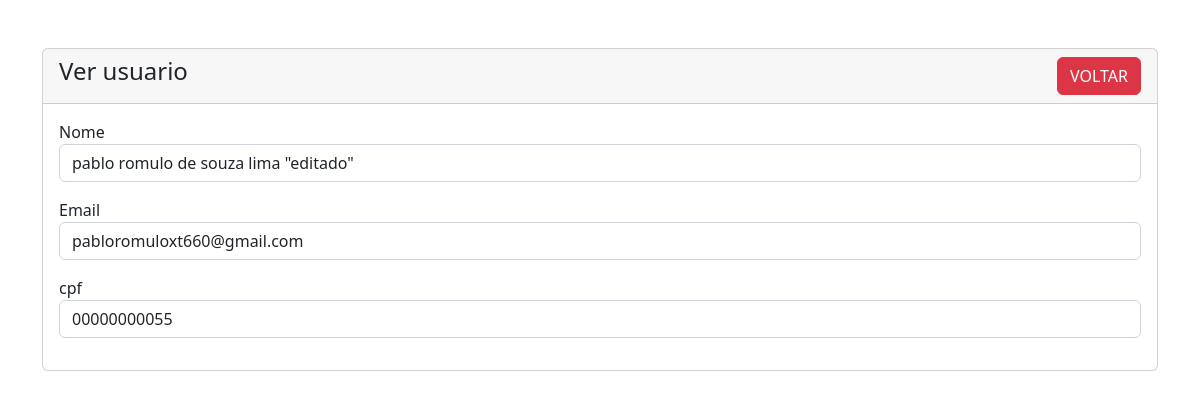
The page /pablo-view.php?id=12 on the database its author committed.
### tables this page shows
CREATE TABLE IF NOT EXISTS `usuarios` (
  `id` int NOT NULL AUTO_INCREMENT,
  `nome` varchar(191) NOT NULL,
  `email` varchar(191) NOT NULL,
  `cpf` varchar(191) NOT NULL,
  PRIMARY KEY (`id`)
);

### pablo-view.php (the view, shortened to what this page needs)
<?php
require 'dbcon.php';
?>
<!doctype html>
<html lang="pt-BR">
  <head>
    <link href="https://cdn.jsdelivr.net/npm/bootstrap@5.2.2/dist/css/bootstrap.min.css"
          rel="stylesheet"
>
</head>
<body>
    <div class="container mt-5">
        <div class="row">
            <div class="col-md-12">
                <div class="card">
                    <div class="card-header">
                        <h4>Ver usuario
                            <a href="index.php" class="btn btn-danger float-end">VOLTAR</a>
                        </h4>
                    </div>
                    <div class="card-body">
                        <?php
                        if(isset($_GET['id']))
                        {
                            $pablo_id = mysqli_real_escape_string($con, $_GET['id']);
                            $query = "SELECT * FROM usuarios WHERE id='$pablo_id' ";
                            $query_run = mysqli_query($con, $query);
                            if(mysqli_num_rows($query_run) > 0)
                            {
                                $pablo = mysqli_fetch_array($query_run);
                                ?>
                                    <div class="mb-3">
                                        <label> Nome</label>
                                        <p class="form-control">
                                            <?=$pablo['nome'];?>
                                        </p>
                                    </div>
                                    <div class="mb-3">
                                        <label> Email</label>
                                        <p class="form-control">
                                            <?=$pablo['email'];?>
                                        </p>
                                    </div>
                                    <div class="mb-3">
                                        <label> cpf</label>
                                        <p class="form-control">
                                            <?=$pablo['cpf'];?>
                                        </p>
                                    </div>
                                <?php
                            }
                            else
                            {
                                echo "<h4>Não encontrado</h4>";
                            }
                        }
                        ?>
                    </div>
                </div>
            </div>
        </div>
    </div>
</body>
</html>

### rows shown on the page
usuarios: nome "pablo romulo de souza lima \"editado\"", email "pabloromuloxt660@gmail.com", cpf "00000000055"
